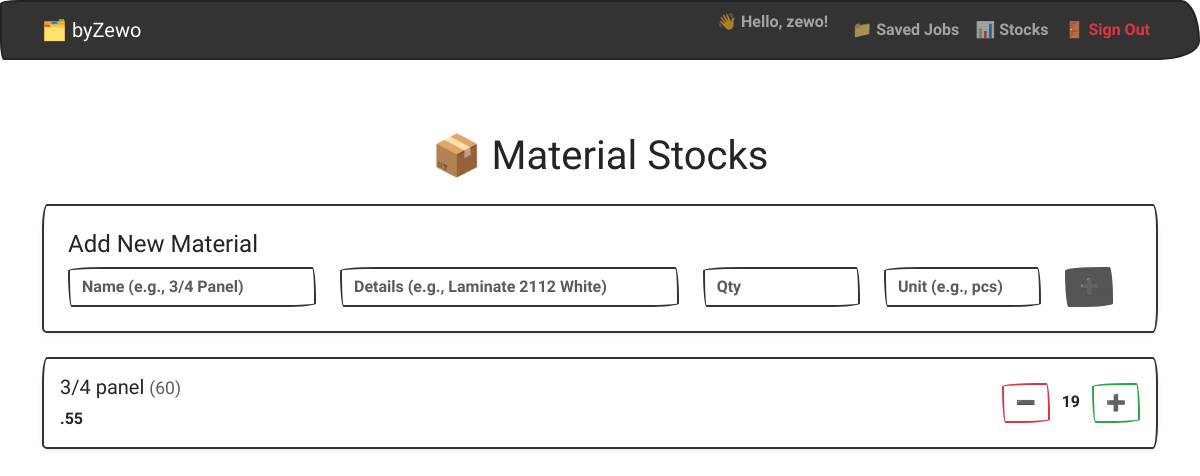
Screenshot of /stocks (signed in) with the database file from the repository.
### models.py (models this page shows)
class User(Base):
    __tablename__ = "users"
    id = Column(Integer, primary_key=True)
    username = Column(String, unique=True, nullable=False)
    email = Column(String, unique=True, nullable=False)
    hashed_password = Column(String, nullable=False)
    jobs = relationship("Job", back_populates="owner", cascade="all, delete")

class Stock(Base):
    __tablename__ = "stocks"
    id = Column(Integer, primary_key=True)
    name = Column(String, nullable=False)           # e.g., 3/4 Panel, Hinge, etc.
    description = Column(String)                    # e.g., Laminate 2112 White, Soft Close
    quantity = Column(Integer, default=0)
    unit = Column(String, default="pcs")            # e.g., pcs, sheets, etc.
    created_at = Column(DateTime(timezone=True), server_default=func.now())

### app.py (the view)
@app.route("/stocks")
def view_stocks():
    user = current_user()
    if not user:
        return redirect(url_for("login"))
    db = SessionLocal()
    stocks = db.query(Stock).order_by(Stock.created_at.desc()).all()
    db.close()
    return render_template("stocks.html", stocks=stocks, user=user)

### app.py (called while the page is built)
def current_user():
    uid = session.get("user_id")
    if uid:
        db = SessionLocal()
        user = db.query(User).filter(User.id == uid).first()
        db.close()
        return user
    return None

### templates/stocks.html (shortened to what this page needs)
{% extends "base.html" %} {% block title %}📦 Stocks{% endblock %} {% block
content %}
<h1 class="text-center mb-4">📦 Material Stocks</h1>
<div class="card p-4 mb-4 shadow-sm">
  <h4>Add New Material</h4>
  <form method="POST" action="{{ url_for('add_stock') }}">
    <div class="row">
      <div class="col-md-3">
        <input
          name="name"
          class="form-control"
          placeholder="Name (e.g., 3/4 Panel)"
          required
        />
      </div>
      <div class="col-md-4">
        <input
          name="description"
          class="form-control"
          placeholder="Details (e.g., Laminate 2112 White)"
        />
      </div>
      <div class="col-md-2">
        <input
          type="number"
          name="quantity"
          class="form-control"
          placeholder="Qty"
          required
        />
      </div>
      <div class="col-md-2">
        <input
          name="unit"
          class="form-control"
          placeholder="Unit (e.g., pcs)"
        />
      </div>
      <div class="col-md-1">
        <button type="submit" class="btn btn-dark">➕</button>
      </div>
    </div>
  </form>
</div>
{% for stock in stocks %}
<div class="card p-3 mb-3 shadow-sm">
  <div class="d-flex justify-content-between align-items-center">
    <div>
      <h5>
        {{ stock.name }}
        <small class="text-muted">({{ stock.unit or 'unit' }})</small>
      </h5>
      <p class="mb-0">{{ stock.description or '' }}</p>
    </div>
    <div>
      <form
        method="POST"
        action="{{ url_for('update_stock', stock_id=stock.id) }}"
        class="d-inline"
      >
        <button class="btn btn-outline-danger">➖</button>
      </form>
      <span class="mx-2">{{ stock.quantity }}</span>
      <form
        method="POST"
        action="{{ url_for('update_stock', stock_id=stock.id) }}"
        class="d-inline"
      >
        <button class="btn btn-outline-success">➕</button>
      </form>
    </div>
  </div>
</div>
{% else %}
<p class="text-muted text-center">No stock items yet. Add one above!</p>
{% endfor %} {% endblock %}

### templates/base.html (shortened to what this page needs)
<!DOCTYPE html>
<html lang="en">
  <head>
    <link
      href="https://cdn.jsdelivr.net/npm/bootswatch@5.3.0/dist/sketchy/bootstrap.min.css"
      rel="stylesheet"
    />
  </head>
  <body class="bg-light">
    <nav class="navbar navbar-expand-lg navbar-dark bg-primary mb-4">
      <div class="container">
        <a class="navbar-brand" href="{{ url_for('index') }}">🗂️ byZewo</a>
        <div class="collapse navbar-collapse" id="navbarNav">
          <ul class="navbar-nav ms-auto">
            {% if user %}
            <li class="nav-item">
              <span class="navbar-text me-3"
                >👋 Hello, {{ user.username }}!</span
              >
            </li>
            <li class="nav-item">
              <a class="nav-link" href="{{ url_for('jobs') }}">📁 Saved Jobs</a>
            </li>
            <li class="nav-item">
              <a class="nav-link" href="{{ url_for('view_stocks') }}"
                >📊 Stocks</a
              >
            </li>
            <li class="nav-item">
              <a class="nav-link text-danger" href="{{ url_for('logout') }}"
                >🚪 Sign Out</a
              >
            </li>
            {% endif %}
          </ul>
        </div>
      </div>
    </nav>
    <div class="container py-5">
       {% block content %}{% endblock %}
    </div>
  </body>
</html>

### rows the page displays
User: username "zewo"
Stock: name "3/4 panel", unit "60", description ".55", quantity "19"
